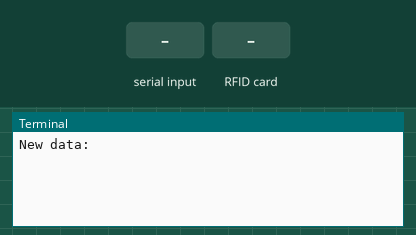
This program was run on a simulated Raspberry Pi (header pin numbers). On the bench: the last lines printed to the terminal. The test bench sets the inputs (shaded band). At 2.8 s the program stops and its outputs stay as they are.

Above: at 1.2 s.
1.3 s: "1" typed at the terminal, then Enter
At 2.0 s:
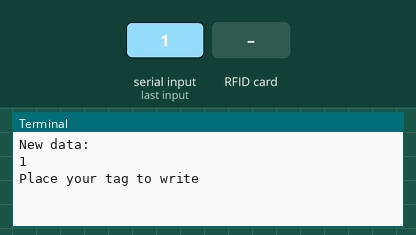
2.8 s: RFID card 5E 7A 19 C4 held to the reader
At 4.0 s:
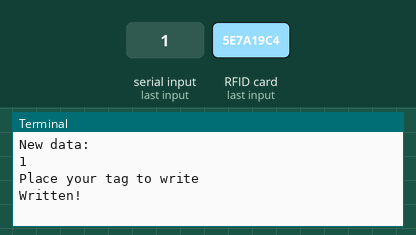

Measured:
- after the input at 1.3 s, the terminal: prints a new line at once (image 1)
- after the input at 2.8 s, the terminal: prints a new line at once (image 2)

The program:

Write.py
```python
#!/usr/bin/env python

import RPi.GPIO as GPIO  #GPIO has all functions needed to interact with GPIO pins
from mfrc522 import SimpleMFRC522 #will enable communication with RFID RC522

reader = SimpleMFRC522() #creates a copy  of the SimpleMFRC522 as an object, runs its setup function, then stores it in reader variable

try:
    text = input('New data:')
    print("Place your tag to write")
    reader.write(text)
    print("Written!")

finally:
    GPIO.cleanup() #exit script
```
